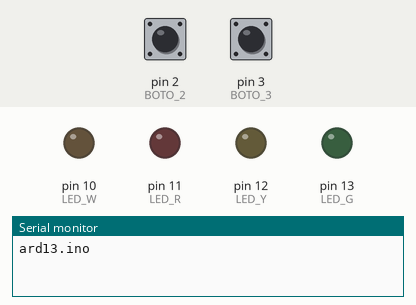
The sketch below on a simulated Arduino Uno, built with avr-gcc and run on an emulated ATmega328P. Shown: output pins drawn as LEDs (lit = HIGH), the last lines printed to the serial monitor. The test bench sets the inputs (shaded band); at power-on: pin 3 (BOTO_3) LOW, pin 2 (BOTO_2) LOW.

Above: at 1.2 s.
1.3 s: pin 3 (BOTO_3) pulled HIGH for 3.2 s
At 5.3 s:
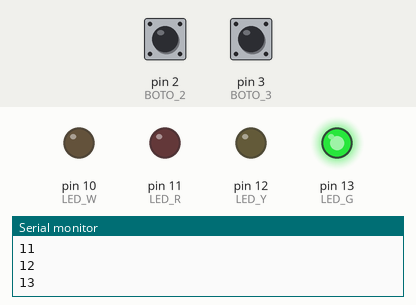
6.0 s: pin 3 (BOTO_3) pulled HIGH for 0.15 s
At 6.5 s:
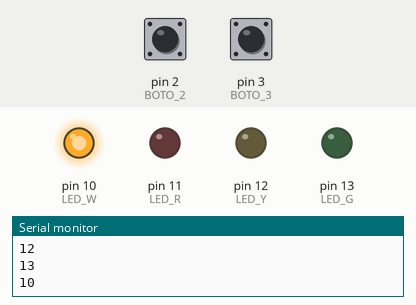
7.6 s: pin 3 (BOTO_3) pulled HIGH for 1 s
At 8.9 s:
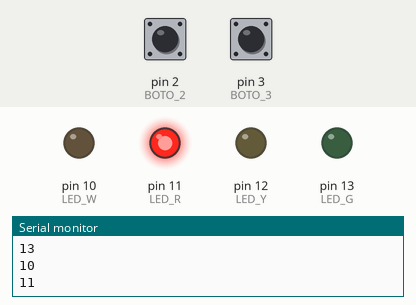
Timing chart, 0 to 10.6 s (numbered marks = the images above; inputs shaded):
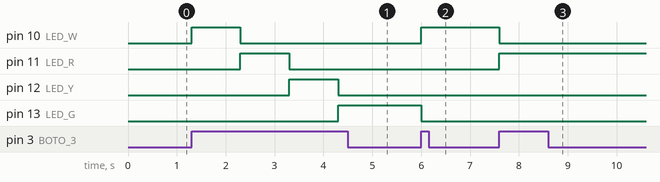

The sketch:

ard13.ino
```cpp
#define BOTO_2 2
#define BOTO_3 3
#define LED_W 10
#define LED_R 11
#define LED_Y 12
#define LED_G 13
#define UNSEG 1000

bool bBoto(int nQuin) {
  return !digitalRead(nQuin);
}

void vEncenLed(int nQuin, bool bEstat){
  digitalWrite(nQuin, bEstat);
}

void vEncenLedUnic(int nQuin){
  digitalWrite(LED_W, LOW);
  digitalWrite(LED_R, LOW);
  digitalWrite(LED_Y, LOW);
  digitalWrite(LED_G, LOW);
  digitalWrite(nQuin, HIGH);
}

void setup() {
  Serial.begin(115200);
  Serial.println(__FILE__);
  pinMode(BOTO_2, INPUT);
  pinMode(BOTO_3, INPUT);
  pinMode(LED_W, OUTPUT);
  pinMode(LED_R, OUTPUT);
  pinMode(LED_Y, OUTPUT);
  pinMode(LED_G, OUTPUT);
}
void loop(){
  static int n=LED_W;
  static long slPrevi = 0;
  long lAra = millis();
  static bool bRun = false;

  if(bBoto(BOTO_2)){
    bRun = true;
  }
  if(bBoto(BOTO_3)){
    bRun = false;
  }
    if(bRun){
      if(lAra-slPrevi > UNSEG){
          slPrevi = lAra;
          Serial.println(n);
          vEncenLedUnic(n);
          n++;
          if(n > LED_G){
            n = LED_W;
          }
      }
    }
}
```

Measured:
- after the input at 1.3 s, pin 10 (LED_W): LOW → HIGH at once, → LOW 1.0 s later; pin 11 (LED_R): LOW → HIGH after 1.0 s, → LOW 1.0 s later; pin 12 (LED_Y): LOW → HIGH after 2.0 s, → LOW 1.0 s later; pin 13 (LED_G): LOW → HIGH after 3.0 s
- after the input at 6.0 s, pin 10 (LED_W): LOW → HIGH at once; pin 13 (LED_G): HIGH → LOW at once
- after the input at 7.6 s, pin 10 (LED_W): HIGH → LOW at once; pin 11 (LED_R): LOW → HIGH at once
